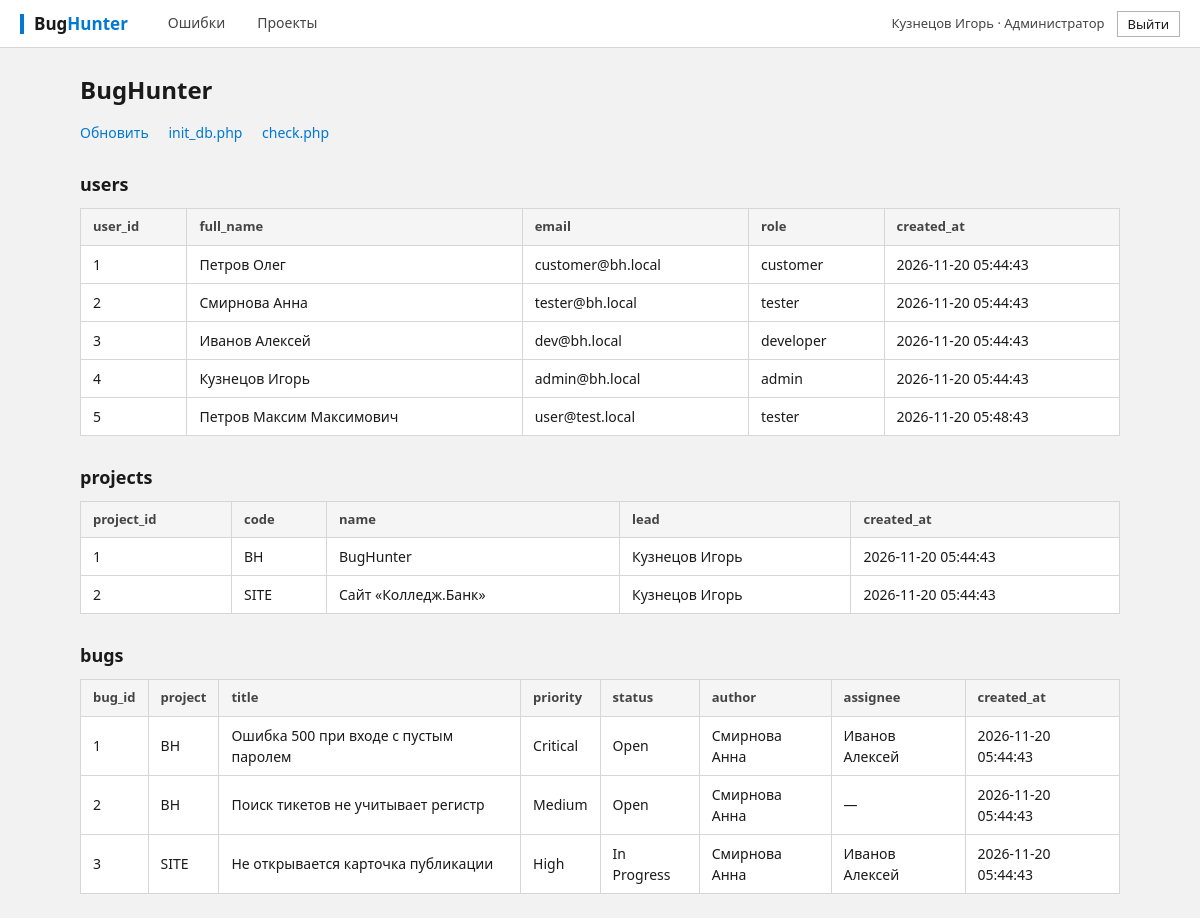
/ (signed in), run on the app's committed database.
### tables this page shows
CREATE TABLE users (
    user_id       INTEGER PRIMARY KEY AUTOINCREMENT,
    full_name     TEXT    NOT NULL,
    email         TEXT    NOT NULL UNIQUE,
    password_hash TEXT    NOT NULL,
    role          TEXT    NOT NULL
                  CHECK (role IN ('customer', 'tester', 'developer', 'admin')),
    created_at    TEXT    NOT NULL DEFAULT CURRENT_TIMESTAMP
);

CREATE TABLE projects (
    project_id  INTEGER PRIMARY KEY AUTOINCREMENT,
    code        TEXT    NOT NULL UNIQUE
                CHECK (length(code) BETWEEN 2 AND 10),
    name        TEXT    NOT NULL,
    lead_id     INTEGER REFERENCES users (user_id) ON DELETE SET NULL,
    created_at  TEXT    NOT NULL DEFAULT CURRENT_TIMESTAMP,
    owner_id    INTEGER REFERENCES users (user_id),
    description TEXT    NOT NULL DEFAULT ''
);

CREATE TABLE bugs (
    bug_id          INTEGER PRIMARY KEY AUTOINCREMENT,
    project_id      INTEGER NOT NULL REFERENCES projects (project_id),
    author_id       INTEGER NOT NULL REFERENCES users (user_id),
    assignee_id     INTEGER REFERENCES users (user_id) ON DELETE SET NULL,
    title           TEXT    NOT NULL CHECK (length(trim(title)) > 0),
    description     TEXT    NOT NULL DEFAULT '',
    steps           TEXT    NOT NULL DEFAULT '',
    expected_result TEXT    NOT NULL DEFAULT '',
    actual_result   TEXT    NOT NULL DEFAULT '',
    priority        TEXT    NOT NULL DEFAULT 'Medium'
                    CHECK (priority IN ('Critical', 'High', 'Medium', 'Low')),
    status          TEXT    NOT NULL DEFAULT 'Open'
                    CHECK (status IN ('Open', 'In Progress', 'Closed')),
    created_at      TEXT    NOT NULL DEFAULT CURRENT_TIMESTAMP
);

### config/database.php (called while the page is built, shortened)
<?php
function getPdo(): PDO
{
    static $pdo = null;
    if ($pdo === null) {
        $pdo = new PDO('sqlite:' . DB_PATH, null, null, [
            PDO::ATTR_ERRMODE            => PDO::ERRMODE_EXCEPTION,
            PDO::ATTR_DEFAULT_FETCH_MODE => PDO::FETCH_ASSOC,
        ]);
        $pdo->exec('PRAGMA foreign_keys = ON');
    }
    return $pdo;
}

### index.php (the view, shortened to what this page needs)
<?php
require __DIR__ . '/auth.php';
try {
    $pdo = getPdo();
    $users = $pdo->query(
        'SELECT user_id, full_name, email, role, created_at FROM users ORDER BY user_id'
    )->fetchAll();
    $projects = $pdo->query(
        'SELECT p.project_id, p.code, p.name, u.full_name AS lead, p.created_at
         FROM projects p
         LEFT JOIN users u ON u.user_id = p.lead_id
         ORDER BY p.project_id'
    )->fetchAll();
    $bugs = $pdo->query(
        'SELECT b.bug_id, p.code AS project, b.title, b.priority, b.status,
                r.full_name AS author, COALESCE(a.full_name, \'—\') AS assignee, b.created_at
         FROM bugs b
         JOIN projects p ON p.project_id = b.project_id
         JOIN users r    ON r.user_id = b.author_id
         LEFT JOIN users a ON a.user_id = b.assignee_id
         ORDER BY b.bug_id'
    )->fetchAll();
} catch (Throwable $e) {
    http_response_code(500);
    echo '<h1>Ошибка</h1><p>' . h($e->getMessage()) . '</p>';
    echo '<p>Запустите <a href="init_db.php">init_db.php</a>.</p>';
    exit;
}
function renderTable(string $title, array $rows): void
{
    echo '<h2>' . h($title) . '</h2>';
    echo '<table class="table">';
    echo '<tr>';
    foreach (array_keys($rows[0]) as $col) {
        echo '<th>' . h($col) . '</th>';
    }
    echo '</tr>';
    foreach ($rows as $row) {
        echo '<tr>';
        foreach ($row as $val) {
            echo '<td>' . h($val === null ? '' : (string) $val) . '</td>';
        }
        echo '</tr>';
    }
    echo '</table>';
}
?>
<?php pageHeader('Таблицы'); ?>
    <h1>BugHunter</h1>
    <p class="links">
        <a href="index.php">Обновить</a>
        <a href="init_db.php">init_db.php</a>
        <a href="check.php">check.php</a>
    </p>
    <?php
    renderTable('users', $users);
    ?>
<?php pageFooter(); ?>

### auth.php (shortened to what this page needs)
<?php
require_once __DIR__ . '/config/database.php';
function h(?string $s): string
{
    return htmlspecialchars((string) $s, ENT_QUOTES | ENT_SUBSTITUTE, 'UTF-8');
}
function currentUser(): ?array
{
    $stmt = getPdo()->prepare('SELECT user_id, full_name, email, role FROM users WHERE user_id = ?');
    $stmt->execute([$_SESSION['user_id']]);
    $user = $stmt->fetch();
    return $user ?: null;
}
function pageHeader(string $title): void
{
    $user = currentUser();
    $page = basename($_SERVER['SCRIPT_NAME'] ?? '');
    $active = static fn (string $prefix): string => str_starts_with($page, $prefix) ? ' class="active"' : '';
    ?>
<!doctype html>
<html lang="ru">
<head>
    <link rel="stylesheet" href="style.css">
</head>
<body>
<?php if ($user !== null): ?>
<header class="topbar">
    <a class="logo" href="bugs.php">Bug<span>Hunter</span></a>
    <nav>
        <a href="bugs.php"<?= $active('bug') ?>>Ошибки</a>
        <a href="projects.php"<?= $active('project') ?>>Проекты</a>
    </nav>
    <div class="me">
        <span><?= h($user['full_name']) ?> · <?= h(roleTitle($user['role'])) ?></span>
        <form method="POST" action="logout.php">
            <button type="submit" class="btn btn-light btn-sm">Выйти</button>
        </form>
    </div>
</header>
<?php endif; ?>
<main class="container<?= $user === null ? ' narrow' : '' ?>">
<?php
}
function pageFooter(): void
{
    echo "</main>\n</body>\n</html>\n";
}
function roleTitle(string $role): string
{
    return [
        'customer'  => 'Заказчик',
        'tester'    => 'Тестировщик',
        'developer' => 'Разработчик',
        'admin'     => 'Администратор',
    ][$role] ?? $role;
}

### style.css (style rules this page uses)
:root { --accent: #0078d4; --accent-dark: #005a9e; --accent-press: #004578; --accent-soft: #e5f1fb; --ink: #1a1a1a; --ink-soft: #444444; --ink-muted: #6b6b6b; --surface: #ffffff; --bg: #f2f2f2; --line: #d6d6d6; --line-strong: #b3b3b3; --line-dark: #8a8a8a; --danger: #c42b1c; --danger-dark: #a02317; --success: #0f7b0f; --success-bg: #e6f4e6; --danger-bg: #fde7e9; --focus: 0 0 0 2px var(--surface), 0 0 0 4px var(--accent); }
* { box-sizing: border-box; }
html { -webkit-text-size-adjust: 100%; }
body { margin: 0; background: var(--bg); color: var(--ink); font: 14px/1.5 "Segoe UI", "Segoe UI Variable", Tahoma, system-ui, Arial, sans-serif; -webkit-font-smoothing: antialiased; }
a { color: var(--accent); text-decoration: none; }
h1 { font-size: 24px; font-weight: 600; margin: 0 0 4px; letter-spacing: 0; }
h2 { font-size: 18px; font-weight: 600; margin: 28px 0 10px; }
.topbar { display: flex; align-items: center; gap: 24px; padding: 0 20px; height: 48px; background: var(--surface); color: var(--ink); border-bottom: 1px solid var(--line); position: sticky; top: 0; z-index: 50; }
.topbar .logo { color: var(--ink); font-weight: 700; font-size: 17px; letter-spacing: 0; text-decoration: none; padding-left: 10px; border-left: 4px solid var(--accent); line-height: 20px; }
.topbar .logo span { color: var(--accent); }
.topbar nav { display: flex; gap: 0; flex: 1; height: 100%; }
.topbar nav a { color: var(--ink-soft); padding: 0 16px; font-size: 14px; display: flex; align-items: center; border-bottom: 2px solid transparent; transition: background .1s, color .1s; }
.topbar .me { display: flex; align-items: center; gap: 12px; font-size: 13px; color: var(--ink-soft); }
.topbar .me form { margin: 0; }
.container { max-width: 1080px; margin: 24px auto; padding: 0 20px; }
.links a { margin-right: 16px; }
.btn, button { display: inline-flex; align-items: center; justify-content: center; gap: 6px; padding: 6px 16px; border: 1px solid var(--accent); border-radius: 0; cursor: pointer; background: var(--accent); color: #fff; font: inherit; font-size: 14px; line-height: 20px; text-decoration: none; transition: background .1s, border-color .1s; }
.btn-light { background: var(--surface); color: var(--ink); border: 1px solid var(--line-strong); }
.btn-sm { padding: 3px 10px; font-size: 13px; line-height: 18px; }
.table, table { width: 100%; border-collapse: collapse; background: var(--surface); border: 1px solid var(--line); border-radius: 0; margin-top: 8px; }
th { background: #f5f5f5; text-align: left; font-size: 13px; font-weight: 600; color: var(--ink-soft); padding: 8px 12px; border: 1px solid var(--line); border-top: 0; }
td { padding: 0; border: 1px solid var(--line); font-size: 14px; vertical-align: middle; text-align: center; position: relative; }
td:not(:has(.badge)) { padding: 8px 12px; text-align: left; }

### data on the page
users: full_name "Кузнецов Игорь", role "Администратор", user_id "4", email "admin@bh.local", role "admin", created_at "2026-11-20 05:44:43"
users: user_id "1", full_name "Петров Олег", email "customer@bh.local", role "customer", created_at "2026-11-20 05:44:43"
users: user_id "2", full_name "Смирнова Анна", email "tester@bh.local", role "tester", created_at "2026-11-20 05:44:43"
users: user_id "3", full_name "Иванов Алексей", email "dev@bh.local", role "developer", created_at "2026-11-20 05:44:43"
users: user_id "5", full_name "Петров Максим Максимович", email "user@test.local", role "tester", created_at "2026-11-20 05:48:43"
projects: project_id "1", code "BH", name "BugHunter", owner.full_name "Кузнецов Игорь", created_at "2026-11-20 05:44:43"
projects: project_id "2", code "SITE", name "Сайт «Колледж.Банк»", owner.full_name "Кузнецов Игорь", created_at "2026-11-20 05:44:43"
bugs: bug_id "1", project.code "BH", title "Ошибка 500 при входе с пустым паролем", priority "Critical", status "Open", val "Смирнова Анна", val "Иванов Алексей", created_at "2026-11-20 05:44:43"
bugs: bug_id "2", project.code "BH", title "Поиск тикетов не учитывает регистр", priority "Medium", status "Open", val "Смирнова Анна", val "—", created_at "2026-11-20 05:44:43"
bugs: bug_id "3", project.code "SITE", title "Не открывается карточка публикации", priority "High", status "In Progress", val "Смирнова Анна", val "Иванов Алексей", created_at "2026-11-20 05:44:43"

### other printed values
$title "users projects bugs"
$col "user_id"
$col "full_name"
$col "email"
$col "role"
$col "created_at"
$col "project_id"
$col "code"
$col "name"
$col "lead"
$col "bug_id"
$col "project"
$col "title"
$col "priority"
$col "status"
